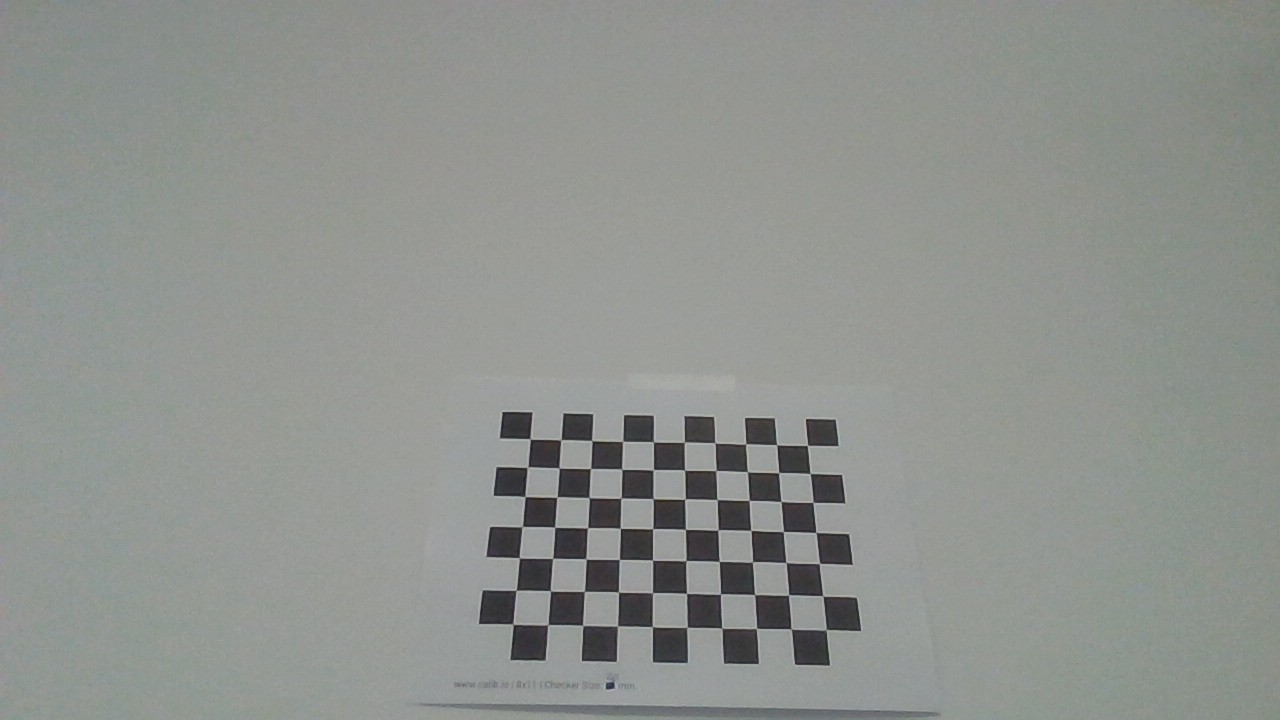
#> input picture Proyecto/data/img_0.jpg, 1280 x 720 px; its folder holds 4 pictures in this run; the run also reads 1 picture not shown here
$ jupyter execute --allow-errors calibracion.ipynb
#> lines starting #> are read from the running program, lines starting #| are printed output that depends on the picture
[cell 1]
import cv2
print("OpenCV should be 4.8.x Current version:", cv2.__version__)
from typing import List
import numpy as np
# import imageio --- IGNORE IF DEPRECATED---
import imageio.v3 as imageio
import copy
import os
import glob

[cell 2]
def load_images(filenames: List) -> List:
    return [cv2.imread(filename) for filename in filenames]

[cell 3]
imgs_path = []
for i in range(21):
    path = f"../data/img_{i}.jpg"

    imgs_path.append(path)
imgs = load_images(imgs_path)
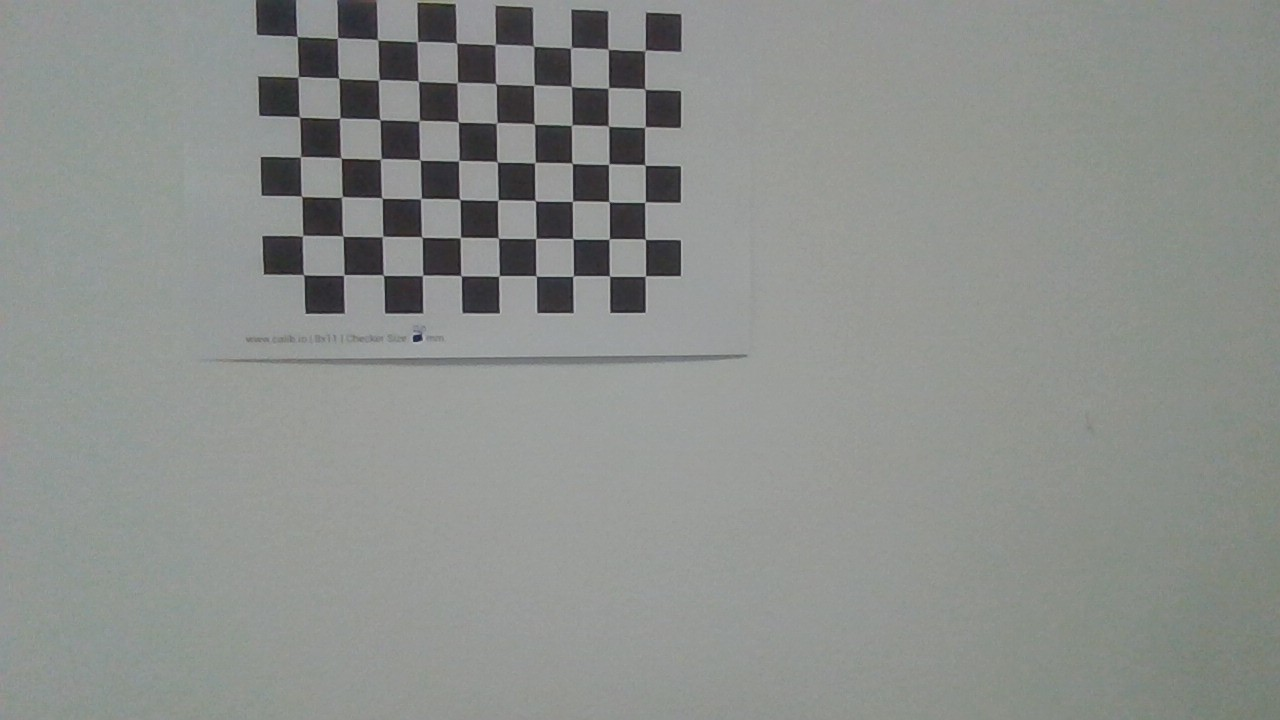
#> input picture Proyecto/data/img_1.jpg, 1280 x 720 px
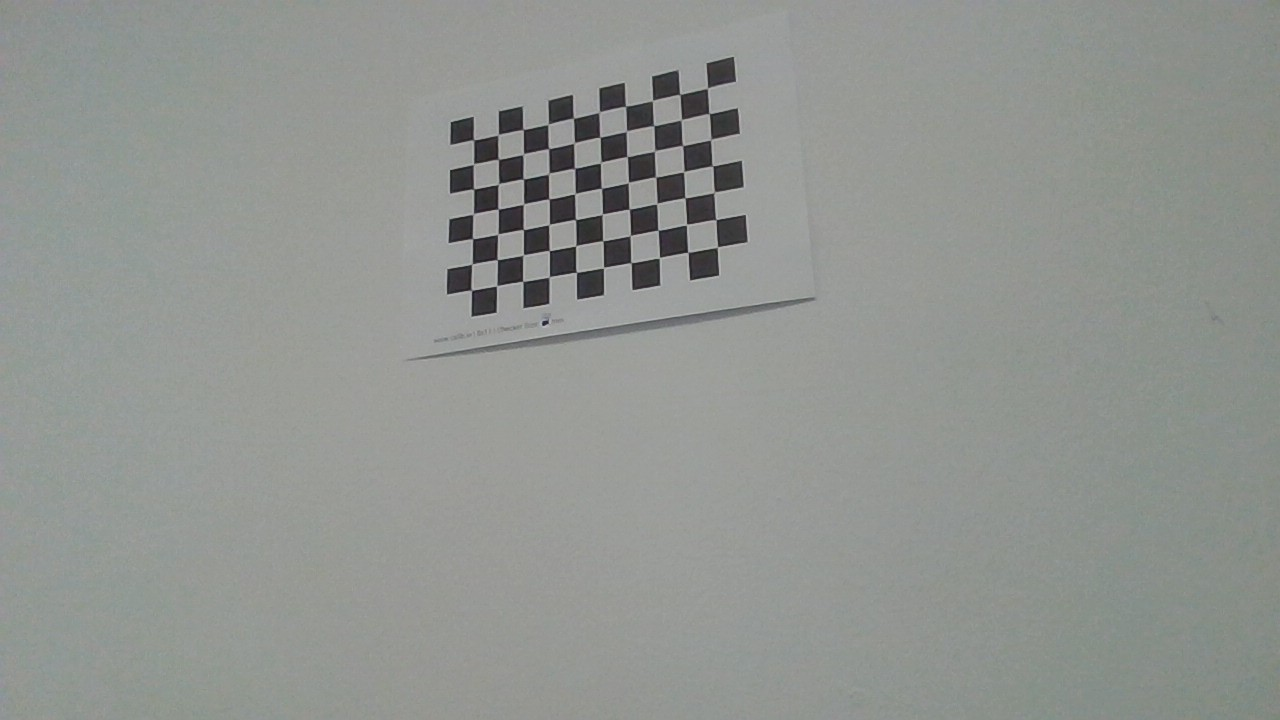
#> input picture Proyecto/data/img_10.jpg, 1280 x 720 px
#> imgs = 21 items

#> (a cell that did not finish here is left out)

#> (a cell that did not finish here is left out)

[cell 6]
imgs_copy = copy.deepcopy(imgs)
#> imgs_copy = 21 items

#> (a cell that did not finish here is left out)

[cell 8]
def show_image(img_name, img):
    cv2.imshow(img_name, img)
    cv2.waitKey()
    cv2.destroyAllWindows()

def write_image(img_route, img):
    cv2.imwrite(img_route, img)

[cell 9]
for img in imgs_copy:
    show_image("Foto",img)
#> this loop made 21 passes

[cell 10]
def get_chessboard_points(chessboard_shape, dx, dy):
    points = []

    #The y_axis corresponds to the longer side
    for y in range(chessboard_shape[1]):
        for x in range(chessboard_shape[0]):
            #We move dx by dx along the bord
            #Once a row on the shorter side is completed, the process is repeated with the next row, separated by a distance dy.
            points.append([x*dx, y*dy, 0])

    return np.array(points, dtype=np.float32)

#> (a cell that did not finish here is left out)

#> (a cell that did not finish here is left out)

[cell 13]
image_size = (imgs[0].shape[1], imgs[0].shape[0])
#> image_size = (1280, 720)
#> (the rest of this cell did not finish here and is left out)
